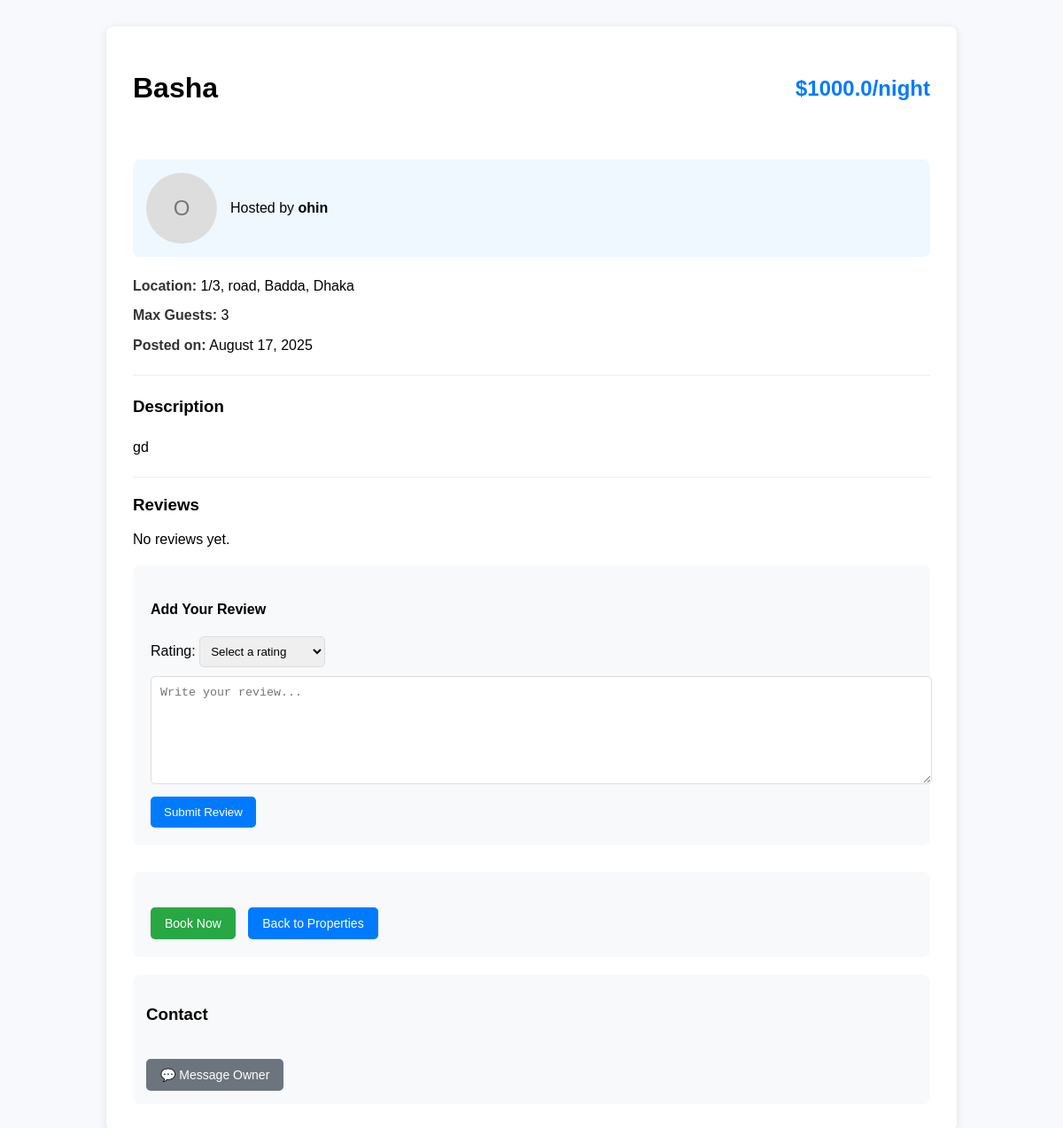
/property/property/1 (signed in), run on an earlier commit of the app's database.
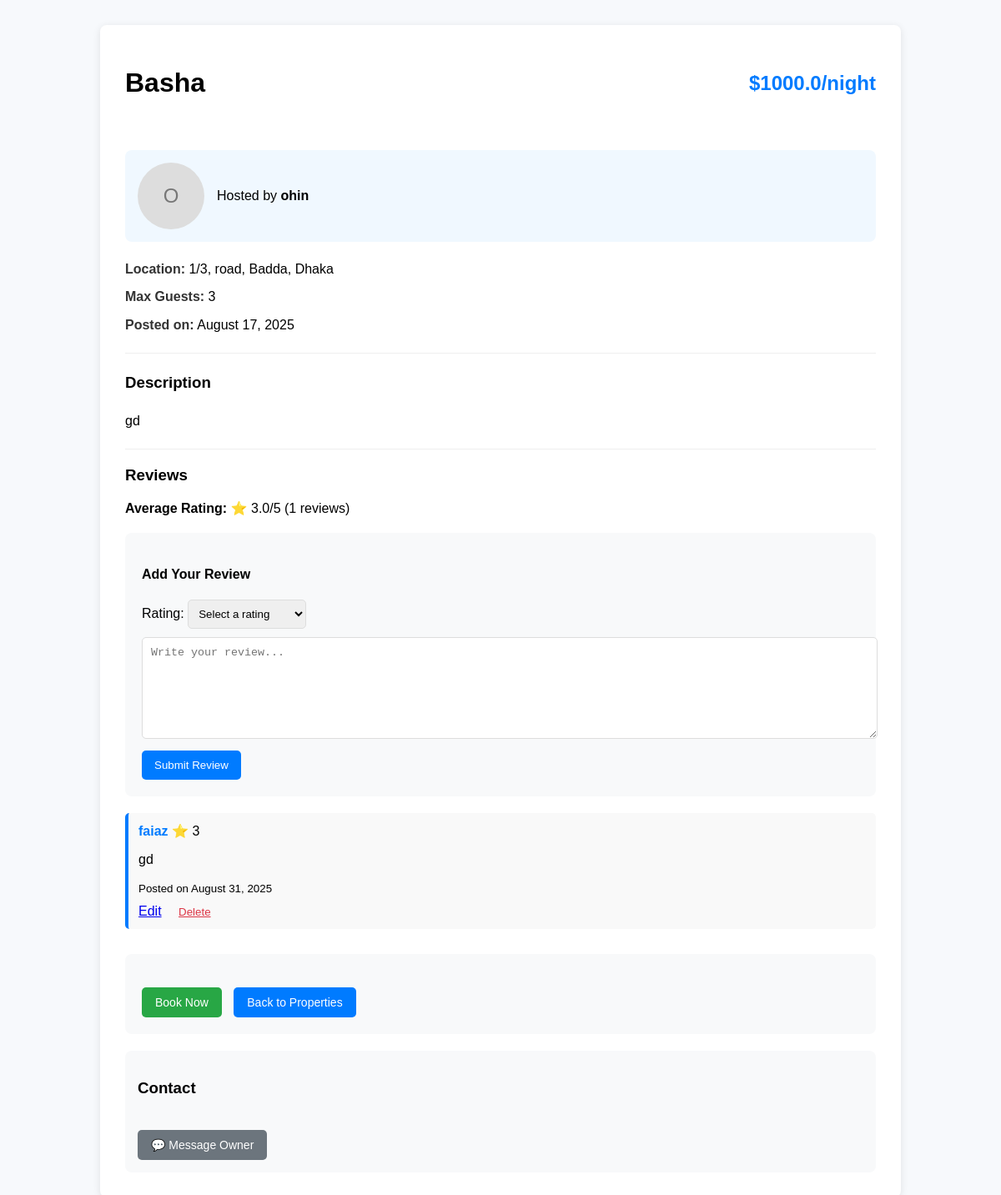
And on a later commit of the database.
### app/models/review.py (models this page shows)
class Review(db.Model):
    __tablename__ = 'review'
    id = db.Column(db.Integer, primary_key=True)
    rating = db.Column(db.Integer, nullable=False)  # 1–5 stars
    comment = db.Column(db.Text, nullable=True)
    created_at = db.Column(db.DateTime, default=datetime.utcnow)
    user_id = db.Column(db.Integer, db.ForeignKey('user.id'), nullable=False)
    property_id = db.Column(db.Integer, db.ForeignKey('property.id'), nullable=False)
    user = db.relationship('User', back_populates='reviews')
    property = db.relationship('Property', back_populates='reviews')

### app/models/user.py (models this page shows, shortened)
class User(UserMixin, db.Model):
    __tablename__ = 'user'
    id = db.Column(db.Integer, primary_key=True)
    username = db.Column(db.String(100), nullable=False)
    email = db.Column(db.String(120), unique=True, nullable=False)
    password_hash = db.Column(db.String(128), nullable=False)
    role = db.Column(db.String(20), default='guest')
    profile_photo = db.Column(db.String(200))
    bio = db.Column(db.Text)
    date_created = db.Column(db.DateTime, default=datetime.utcnow)
    is_admin = db.Column(db.Boolean, default=False)
    hosted_properties = db.relationship('Property',back_populates='host',foreign_keys='Property.host_id',cascade='all, delete-orphan')
    bookings = db.relationship('Booking',back_populates='guest',foreign_keys='Booking.guest_id',cascade='all, delete-orphan')
    reviews = db.relationship('Review', back_populates='user', cascade='all, delete-orphan')
    wishlist = db.relationship("Wishlist", back_populates="user", cascade="all, delete-orphan")

### app/routes/property.py (the view)
@property_bp.route('/property/<int:property_id>')
@login_required
def view_property(property_id):
    property = Property.query.get_or_404(property_id)
    form = ReviewForm()
    return render_template('property_details.html', property=property, form=form)

### app/forms/review_form.py
class ReviewForm(FlaskForm):
    rating = IntegerField('Rating (1-5)', validators=[DataRequired(), NumberRange(min=1, max=5)])
    comment = TextAreaField('Your Review')
    submit = SubmitField('Submit Review')

### app/models/property.py (called while the page is built)
    def average_rating(self):
        if not self.reviews:
            return None
        return round(sum(r.rating for r in self.reviews) / len(self.reviews), 1)

### app/models/user.py (called while the page is built)
@login_manager.user_loader
def load_user(user_id):
    return User.query.get(int(user_id))

### app/templates/property_details.html (shortened to what the changed rows need)
<!DOCTYPE html>
<html lang="en">
<head>
</head>
<body>
    <div class="container">
        <div class="property-header">
            <h1>{{ property.title }}</h1>
            <span class="price">${{ property.price or 0 }}/night</span>
        </div>
        <div class="host-info">
            {% if property.host.profile_photo %}
                <img src="{{ url_for('static', filename='uploads/' ~ property.host.profile_photo) }}"
                     alt="{{ property.host.username }}">
            {% else %}
                <div class="host-placeholder">{{ property.host.username[0]|upper }}</div>
            {% endif %}
            <div>
            </div>
        </div>
        <div class="property-info">
            <p><strong>Location:</strong> {{ property.location }}, {{ property.area }}, {{ property.city }}</p>
            <p><strong>Max Guests:</strong> {{ property.max_guests }}</p>
            <p><strong>Posted on:</strong> {{ property.created_at.strftime('%B %d, %Y') }}</p>
            <hr>
            <h3>Description</h3>
            <p>{{ property.description }}</p>
        </div>
        <hr>
        <h3>Reviews</h3>
        {% if property.average_rating() %}
            <p><strong>Average Rating:</strong> ⭐ {{ property.average_rating() }}/5 ({{ property.reviews|length }} reviews)</p>
        {% else %}
            <p>No reviews yet.</p>
        {% endif %}
        {% if current_user.is_authenticated and current_user.id != property.host_id %}
            <div class="review-form">
                <h4>Add Your Review</h4>
                <form method="POST" action="{{ url_for('review.add_review', property_id=property.id) }}">
                </form>
            </div>
        {% endif %}
        {% for review in property.reviews %}
            <div class="review">
                <strong>{{ review.user.username }}</strong>
                ⭐ {{ review.rating }}
                <p>{{ review.comment }}</p>
                <small>Posted on {{ review.created_at.strftime('%B %d, %Y') }}</small>
                {% if current_user.is_authenticated and review.user_id == current_user.id %}
                    <div style="margin-top: 10px;">
                        <a href="{{ url_for('review.edit_review', review_id=review.id) }}" style="margin-right: 10px;">Edit</a>
                        <form method="POST" action="{{ url_for('review.delete_review', review_id=review.id) }}" style="display:inline;">
                            <button type="submit" onclick="return confirm('Are you sure you want to delete this review?')"
                                    style="background: none; border: none; color: #dc3545; text-decoration: underline; cursor: pointer;">
                                Delete
                            </button>
                        </form>
                    </div>
                {% endif %}
            </div>
        {% endfor %}
        <div class="booking-section">
            {% if current_user.id != property.host_id %}
                <a href="{{ url_for('booking.book_property', property_id=property.id) }}" class="btn-book">Book Now</a>
            {% else %}
                <a href="{{ url_for('property.edit_property', property_id=property.id) }}" class="btn-edit">Edit Property</a>
            {% endif %}
            <a href="{{ url_for('auth.home') }}" class="back-button">Back to Properties</a>
        </div>
        <div class="message-section">
            <h3>Contact</h3>
            {% if current_user.is_authenticated and current_user.id != property.host_id %}
                {% set booking = property.bookings
                    |selectattr("guest_id", "equalto", current_user.id)
                    |selectattr("status", "equalto", "confirmed")
                    |first %}
                {% if booking %}
                    <form method="GET" action="{{ url_for('message.message_booking', booking_id=booking.id) }}" style="display:inline;">
                    </form>
                {% endif %}
            {% endif %}
        </div>
    </div>
</body>
</html>

What changed in the data, as far as the page shows it:
added Review: average_rating "3.0", user.username "faiaz", rating "3", comment "gd", created_at "August 31, 2025"
Also different on the page:
{{ property.reviews|length }}: (not shown) → "1"
text no longer shown: "No reviews yet."
text now shown: "Average Rating: ⭐ /5 ( reviews)"
